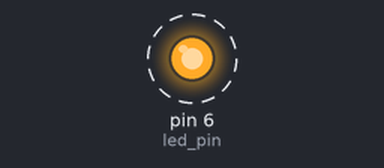
This sketch was run on a simulated Arduino Uno, built with avr-gcc and run on an emulated ATmega328P. On the bench: output pins drawn as LEDs (lit = HIGH). Dashed ring = blinking.

Above: at 0.5 s.
Timing chart, 0 to 4.6 s (numbered marks = the images above):
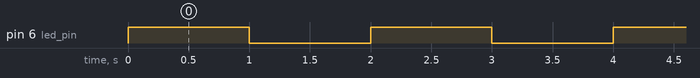

The sketch:

Blink_program.ino
```cpp
/*The Arduino blink program
The main goal of the program is to turn on and off an LED*/


int led_pin = 6; //sets up a int variable for pin 6


void setup() { //setup code in setup to run once

  pinMode(led_pin, OUTPUT); // sets the led_pin as an output(to light the led)
}

void loop() { // main code in void loop to run repeatedly

  digitalWrite(led_pin, 1); //sends electricity through pin 6

  delay(1000); //stops program for 1 sec

  digitalWrite(led_pin, 0); //stops sending electricity through pin 6

  delay(1000); //stops program for 1 sec


}
```

Measured:
- by itself, pin 6 (led_pin): alternates HIGH for 1.0 s and LOW for 1.0 s
